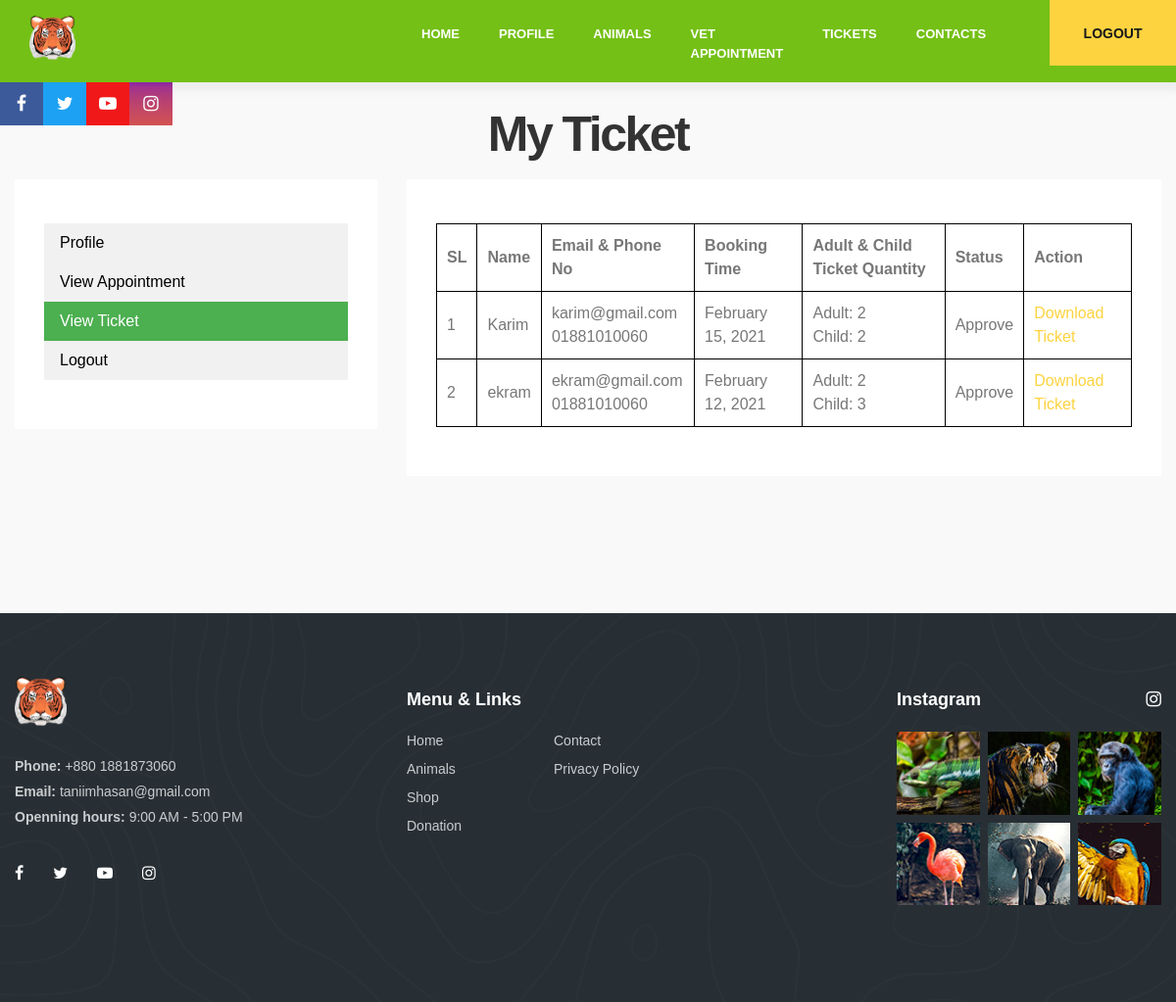
The app's page /view_ticket.php (signed in) with its own data.
### tables this page shows
CREATE TABLE `tickets` (
  `id` int(11) NOT NULL,
  `user_id` int(11) NOT NULL,
  `name` varchar(255) NOT NULL,
  `phone` varchar(255) NOT NULL,
  `email` varchar(255) NOT NULL,
  `pay_number` varchar(255) NOT NULL,
  `sent_number` varchar(255) NOT NULL,
  `booking_date` date NOT NULL,
  `adult_num` int(11) NOT NULL,
  `child_num` int(11) NOT NULL DEFAULT 0,
  `status` int(11) NOT NULL
);

### classes/Ticket.php (called while the page is built, shortened)
<?php
$filePath = realpath(dirname(__FILE__));
include_once ($filePath.'/../lib/Database.php');
include_once ($filePath.'/../lib/Session.php');
include_once ($filePath.'/../helpers/Format.php');
?>
<?php
class Ticket
{
    private $db;
    public function __construct()
    {
        $this->db = new Database();
    }
    public function getTicket($user_id){
        $query = "SELECT * FROM tickets WHERE user_id = '$user_id' ORDER BY id ASC";
        $result = $this->db->select($query);
        return $result;
    }
}

### lib/Database.php (called while the page is built, shortened)
<?php
Class Database{
    public $host   = DB_HOST;
    public $user   = DB_USER;
    public $pass   = DB_PASS;
    public $dbname = DB_NAME;
    public $link;
    private function connectDB(){
        $this->link = new mysqli($this->host, $this->user, $this->pass,
            $this->dbname);
    }
    public function select($query){
        $result = $this->link->query($query) or
        die($this->link->error.__LINE__);
        if($result->num_rows > 0){
            return $result;
        } else {
            return false;
        }
    }
}

### lib/Session.php (called while the page is built, shortened)
<?php
class Session{
    public static function get($key){
        if (isset($_SESSION[$key])) {
            return $_SESSION[$key];
        } else {
            return false;
        }
    }
}
?>

### helpers/Format.php (called while the page is built, shortened)
<?php
class Format{
    public function formatDate($date){
        return date('F j, Y', strtotime($date));
    }
}
?>

### view_ticket.php (the view, shortened to what this page needs)
<?php include "inc/header.php" ?>
    <main class="main">
        <section class="section checkout" style="padding-top: 100px;">
            <div class="container">
                <h2 class="text-center">My Ticket</h2>
                <div class="row">
                    <div class="col-12">
                        <div class="row">
                            <div class="col-lg-5 col-xl-4">
                                <div class="checkout__wrapper">
                                    <ul>
                                        <li><a href="profile.php">Profile</a></li>
                                        <li><a href="view_appointment.php">View Appointment</a></li>
                                        <li><a class="active" href="view_ticket.php">View Ticket</a></li>
                                        <li><a href="?action=logout">Logout</a></li>
                                    </ul>
                                </div>
                            </div>
                            <div class="col-lg-7 col-xl-8">
                                <div class="checkout__wrapper">
                                    <table class="table" id="example">
                                        <thead>
                                        <tr>
                                            <th>SL</th>
                                            <th>Name</th>
                                            <th>Email & Phone No</th>
                                            <th>Booking Time</th>
                                            <th>Adult & Child Ticket Quantity</th>
                                            <th>Status</th>
                                            <th>Action</th>
                                        </tr>
                                        </thead>
                                        <tbody>
                                        <?php
                                        $user_id = Session::get("cmrId");
                                        $getTic = $ticket->getTicket($user_id);
                                        if ($getTic){
                                            $i = 0;
                                            while ($result = $getTic->fetch_assoc()){
                                                $i++;
                                                ?>
                                                <tr class="odd gradeX">
                                                    <td><?php echo $i;?></td>
                                                    <td><?php echo $result['name'];?></td>
                                                    <td><?php echo $result['email'];?><br><?php echo $result['phone'];?></td>
                                                    <td><?php echo $fm->formatDate($result['booking_date']);?></td>
                                                    <td>Adult: <?php echo $result['adult_num'];?><br>Child: <?php echo $result['child_num'];?></td>
                                                    <?php
                                                    if ($result['status'] == '1'){ ?>
                                                        <td>Approve</td>
                                                    <?php } else{ ?>
                                                        <td>Pending</td>
                                                    <?php } ?>
                                                    <?php
                                                    if ($result['status'] == '0'){ ?>
                                                        <td><a href="change_app.php"><span style='color: blue;'>Change Date</span></a></td>
                                                    <?php } else{ ?>
                                                        <td>
                                                            <a href="pdf.php?ticid=<?php echo $result['id'];?>">Download Ticket</a>
                                                        </td>
                                                    <?php } ?>
                                                </tr>
                                            <?php }} ?>
                                        </tbody>
                                    </table>
                                </div>
                            </div>
                        </div>
                    </div>
                </div>
            </div>
        </section>
    </main>
<?php include "inc/footer.php" ?>

### view_ticket.php (style rules this page uses)
.checkout__wrapper ul { list-style-type: none; margin: 0; padding: 0; width: 100%; background-color: #f1f1f1; }
.checkout__wrapper table, th, td { border: 1px solid #000000; padding: 10px; }
.checkout__wrapper li a { display: block; color: #000; padding: 8px 16px; text-decoration: none; }
.checkout__wrapper li a.active { background-color: #4CAF50; color: white; }

### records on screen
tickets: name "Karim", email "karim@gmail.com", phone "01881010060", booking_date "February 15, 2021", adult_num "2", child_num "2", status "Approve"
tickets: name "ekram", email "ekram@gmail.com", phone "01881010060", booking_date "February 12, 2021", adult_num "2", child_num "3", status "Approve"
